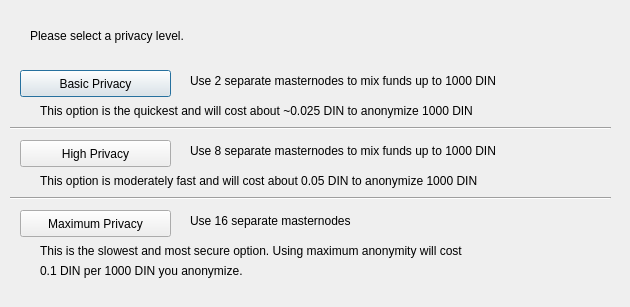
<?xml version="1.0" encoding="UTF-8"?>
<ui version="4.0">
 <class>DarksendConfig</class>
 <widget class="QDialog" name="DarksendConfig">
  <property name="geometry">
   <rect>
    <x>0</x>
    <y>0</y>
    <width>630</width>
    <height>307</height>
   </rect>
  </property>
  <property name="windowTitle">
   <string>Configure PrivateSend</string>
  </property>
  <widget class="QPushButton" name="buttonBasic">
   <property name="geometry">
    <rect>
     <x>20</x>
     <y>70</y>
     <width>151</width>
     <height>27</height>
    </rect>
   </property>
   <property name="text">
    <string>Basic Privacy</string>
   </property>
  </widget>
  <widget class="QPushButton" name="buttonHigh">
   <property name="geometry">
    <rect>
     <x>20</x>
     <y>140</y>
     <width>151</width>
     <height>27</height>
    </rect>
   </property>
   <property name="text">
    <string>High Privacy</string>
   </property>
  </widget>
  <widget class="QPushButton" name="buttonMax">
   <property name="geometry">
    <rect>
     <x>20</x>
     <y>210</y>
     <width>151</width>
     <height>27</height>
    </rect>
   </property>
   <property name="text">
    <string>Maximum Privacy</string>
   </property>
  </widget>
  <widget class="QLabel" name="label">
   <property name="geometry">
    <rect>
     <x>30</x>
     <y>20</y>
     <width>571</width>
     <height>31</height>
    </rect>
   </property>
   <property name="text">
    <string>Please select a privacy level.</string>
   </property>
  </widget>
  <widget class="QLabel" name="label_2">
   <property name="geometry">
    <rect>
     <x>190</x>
     <y>70</y>
     <width>421</width>
     <height>21</height>
    </rect>
   </property>
   <property name="text">
    <string>Use 2 separate masternodes to mix funds up to 1000 DIN</string>
   </property>
  </widget>
  <widget class="QLabel" name="label_3">
   <property name="geometry">
    <rect>
     <x>190</x>
     <y>140</y>
     <width>411</width>
     <height>21</height>
    </rect>
   </property>
   <property name="text">
    <string>Use 8 separate masternodes to mix funds up to 1000 DIN</string>
   </property>
  </widget>
  <widget class="QLabel" name="label_4">
   <property name="geometry">
    <rect>
     <x>190</x>
     <y>210</y>
     <width>421</width>
     <height>21</height>
    </rect>
   </property>
   <property name="text">
    <string>Use 16 separate masternodes</string>
   </property>
  </widget>
  <widget class="QLabel" name="label_6">
   <property name="geometry">
    <rect>
     <x>40</x>
     <y>100</y>
     <width>561</width>
     <height>21</height>
    </rect>
   </property>
   <property name="text">
    <string>This option is the quickest and will cost about ~0.025 DIN to anonymize 1000 DIN</string>
   </property>
  </widget>
  <widget class="QLabel" name="label_7">
   <property name="geometry">
    <rect>
     <x>40</x>
     <y>170</y>
     <width>561</width>
     <height>21</height>
    </rect>
   </property>
   <property name="text">
    <string>This option is moderately fast and will cost about 0.05 DIN to anonymize 1000 DIN</string>
   </property>
  </widget>
  <widget class="QLabel" name="label_8">
   <property name="geometry">
    <rect>
     <x>40</x>
     <y>240</y>
     <width>561</width>
     <height>21</height>
    </rect>
   </property>
   <property name="text">
    <string>This is the slowest and most secure option. Using maximum anonymity will cost</string>
   </property>
  </widget>
  <widget class="QLabel" name="label_9">
   <property name="geometry">
    <rect>
     <x>40</x>
     <y>260</y>
     <width>561</width>
     <height>21</height>
    </rect>
   </property>
   <property name="text">
    <string>0.1 DIN per 1000 DIN you anonymize.</string>
   </property>
  </widget>
  <widget class="Line" name="line">
   <property name="geometry">
    <rect>
     <x>10</x>
     <y>120</y>
     <width>601</width>
     <height>16</height>
    </rect>
   </property>
   <property name="orientation">
    <enum>Qt::Horizontal</enum>
   </property>
  </widget>
  <widget class="Line" name="line_2">
   <property name="geometry">
    <rect>
     <x>10</x>
     <y>190</y>
     <width>601</width>
     <height>16</height>
    </rect>
   </property>
   <property name="orientation">
    <enum>Qt::Horizontal</enum>
   </property>
  </widget>
 </widget>
 <resources/>
 <connections/>
</ui>
